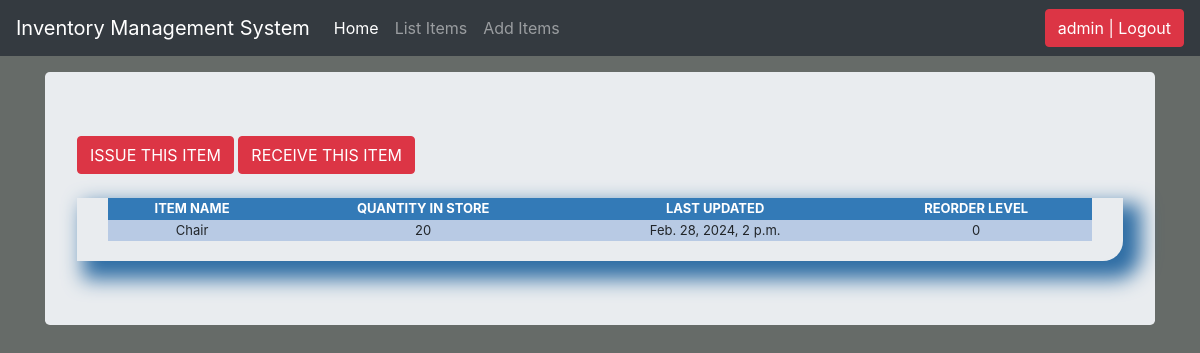
The page /stock_detail/2 (signed in) on the database as committed earlier.
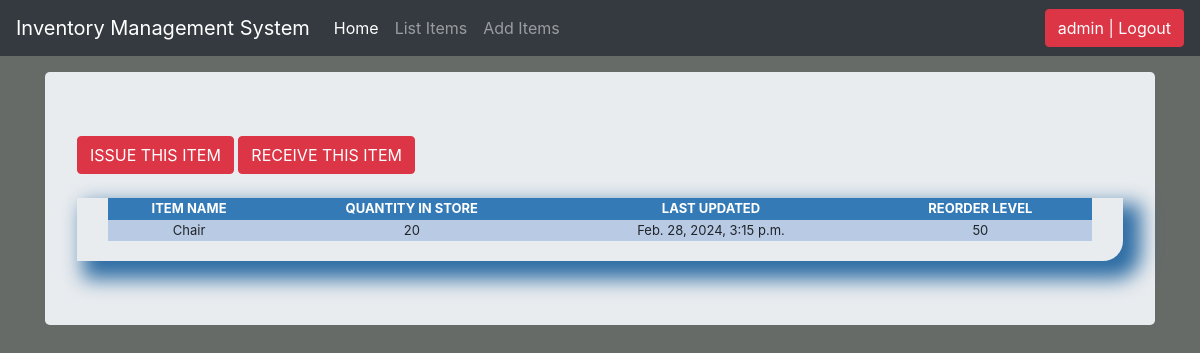
The same page on the database as committed later.
### ims/models.py (models this page shows, shortened)
class Stock(models.Model):
    category = models.ForeignKey(
        Category, on_delete=models.CASCADE, blank=True)
    item_name = models.CharField(max_length=50, blank=True, null=True)
    quantity = models.IntegerField(default="0", blank=True, null=True)
    receive_quantity = models.IntegerField(default="0", blank=True, null=True)
    receive_by = models.CharField(max_length=50, blank=True, null=True)
    issue_quantity = models.IntegerField(default="0", blank=True, null=True)
    issue_by = models.CharField(max_length=50, blank=True, null=True)
    issue_to = models.CharField(max_length=50, blank=True, null=True)
    phone_number = models.CharField(max_length=50, blank=True, null=True)
    created_by = models.CharField(max_length=50, blank=True, null=True)
    reorder_level = models.IntegerField(default="0", blank=True, null=True)
    last_updated = models.DateTimeField(auto_now_add=False, auto_now=True)
    timestamp = models.DateTimeField(auto_now_add=True, auto_now=False)

### ims/views.py (the view)
# urls.py: path('stock_detail/<str:pk>', stock_detail, name="stock_detail"),
@login_required
def stock_detail(request, pk):
    queryset = Stock.objects.get(id=pk)
    context = {
        "queryset": queryset,
    }
    return render(request, "stock_detail.html", context)

### ims/templates/stock_detail.html (shortened to what this page needs)
{% load static %} {% load crispy_forms_tags %}
<!DOCTYPE html>
<html lang="en">
  <head>
    <link rel="stylesheet" href="{% static 'css/bootstrap.min.css' %}" />
    <link rel="stylesheet" href="{% static 'css/styles.css' %}" />
    <link rel="stylesheet" href="{% static 'css/navbar-top-fixed.css' %}" />
  </head>
  <body>
    {% include 'navbar.html' %}
    <main role="main" class="container">
      <div class="jumbotron">
        <a href="{% url 'issue_items' queryset.id %}" class="btn btn-danger"
          ><div>ISSUE THIS ITEM</div></a
        >
        <a href="{% url 'receive_items' queryset.id %}" class="btn btn-danger"
          ><div>RECEIVE THIS ITEM</div>
        </a>
        <br />
        <br />
        <div class="display-table">
          <table>
            <thead>
              <tr>
                <th>ITEM NAME</th>
                <th>QUANTITY IN STORE</th>
                <th>LAST UPDATED</th>
                <th>REORDER LEVEL</th>
              </tr>
            </thead>
            <tr>
              <td>{{queryset.item_name}}</td>
              <td>{{queryset.quantity}}</td>
              <td>{{queryset.last_updated}}</td>
              <td>{{queryset.reorder_level}}</td>
            </tr>
          </table>
        </div>
      </div>
    </main>
  </body>
</html>

Rows that differ between the two databases and show on the page:
changed Stock "Chair": last_updated "Feb. 28, 2024, 2 p.m." → "Feb. 28, 2024, 3:15 p.m."; reorder_level "0" → "50"
